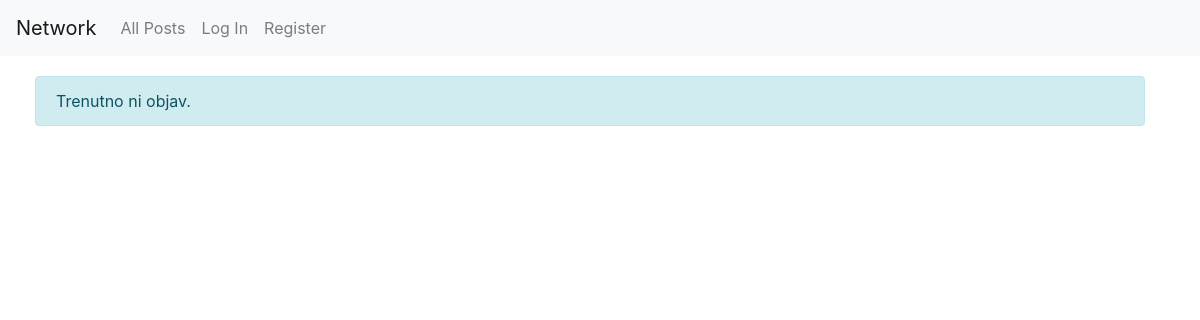
Before: / with the older database file.
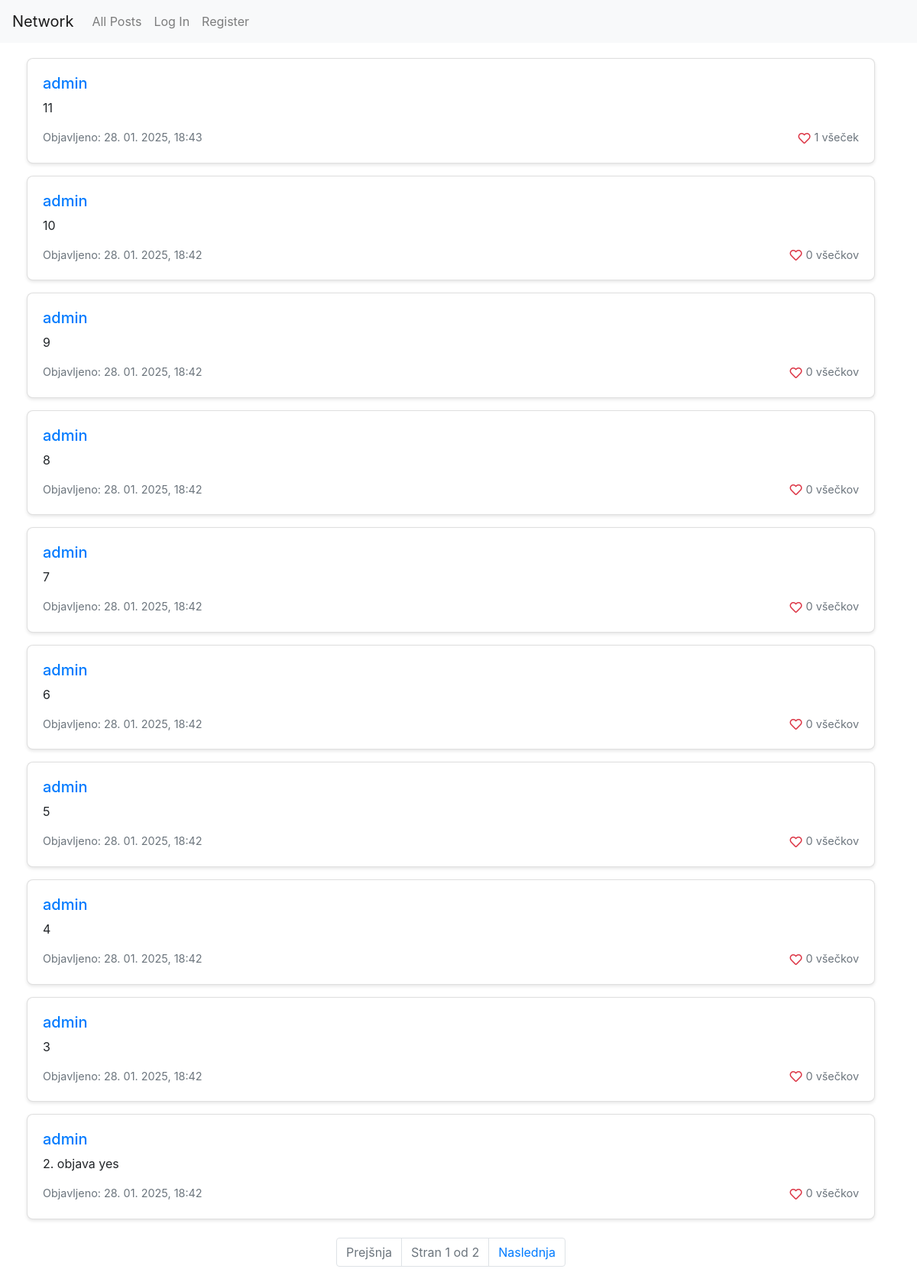
After: the same page with the newer database file.
### network/models.py (models this page shows, shortened)
class Post(models.Model):
    user = models.ForeignKey(User, on_delete=models.CASCADE, related_name="posts")
    content = models.TextField()
    timestamp = models.DateTimeField(auto_now_add=True)
    likes = models.ManyToManyField(User, related_name="liked_posts", blank=True)
    class Meta:
        ordering = ['-timestamp']

class User(AbstractUser):
    followers = models.ManyToManyField(
        'self',
        symmetrical=False,
        related_name='following'
    )

### network/views.py (the view)
# urls.py: path("", views.index, name="index"),
def index(request):
    post_list = Post.objects.all()
    paginator = Paginator(post_list, 10)  # 10 objav na stran
    page_number = request.GET.get('page', 1)
    posts = paginator.get_page(page_number)
    return render(request, "network/index.html", {
        "posts": posts
    })

### network/templatetags/network_extras.py (called while the page is built)
@register.filter
def sklanjaj_vsecke(stevilo):
    if stevilo % 100 == 1:
        return "všeček"
    elif stevilo % 100 == 2:
        return "všečka"
    elif stevilo % 100 == 3 or stevilo % 100 == 4:
        return "všečki"
    else:
        return "všečkov"

### network/templates/network/index.html (shortened to what this page needs)
{% extends "network/layout.html" %}
{% load network_extras %}
{% block body %}
    <div class="posts">
        {% for post in posts %}
            <div class="card mb-3">
                <div class="card-body">
                    <div class="d-flex justify-content-between align-items-start">
                        <h5 class="card-title">
                            <a href="{% url 'profile' post.user.username %}">{{ post.user.username }}</a>
                        </h5>
                    </div>
                    <p class="card-text" id="post-content-{{ post.id }}">{{ post.content }}</p>
                    <div class="card-text d-flex justify-content-between">
                        <small class="text-muted">
                            Objavljeno: {{ post.timestamp|date:"d. m. Y, H:i" }}
                        </small>
                        <small class="text-muted">
                            <button class="btn btn-sm btn-link like-btn p-0" data-post-id="{{ post.id }}">
                                <i class="{% if user in post.likes.all %}fas{% else %}far{% endif %} fa-heart"></i>
                            </button>
                            <span class="likes-count">{{ post.likes.count }}</span> {{ post.likes.count|sklanjaj_vsecke }}
                        </small>
                    </div>
                </div>
            </div>
        {% empty %}
            <div class="alert alert-info">
                Trenutno ni objav.
            </div>
        {% endfor %}
    </div>
    {% include "network/pagination.html" %}
{% endblock %}

### network/templates/network/layout.html (shortened to what this page needs)
{% load static %}
<!DOCTYPE html>
<html lang="en">
    <head>
        <link rel="stylesheet" href="https://stackpath.bootstrapcdn.com/bootstrap/4.4.1/css/bootstrap.min.css">
        <link href="{% static 'network/styles.css' %}" rel="stylesheet">
        <link rel="stylesheet" href="https://cdnjs.cloudflare.com/ajax/libs/font-awesome/5.15.4/css/all.min.css">
    </head>
    <body>
        <nav class="navbar navbar-expand-lg navbar-light bg-light">
            <a class="navbar-brand" href="{% url 'index' %}">Network</a>
            <div>
              <ul class="navbar-nav mr-auto">
                <li class="nav-item">
                  <a class="nav-link" href="{% url 'index' %}">All Posts</a>
                </li>
                {% if user.is_authenticated %}
                    <li class="nav-item">
                        <a class="nav-link" href="{% url 'following' %}">Following</a>
                    </li>
                    <li class="nav-item">
                        <a class="nav-link" href="{% url 'logout' %}">Log Out</a>
                    </li>
                {% else %}
                    <li class="nav-item">
                        <a class="nav-link" href="{% url 'login' %}">Log In</a>
                    </li>
                    <li class="nav-item">
                        <a class="nav-link" href="{% url 'register' %}">Register</a>
                    </li>
                {% endif %}
              </ul>
            </div>
          </nav>
        <div class="container">
            {% block body %}
            {% endblock %}
        </div>
    </body>
</html>

### network/templates/network/pagination.html
{% if posts.paginator.num_pages > 1 %}
<nav aria-label="Navigacija po straneh" class="mt-4">
    <ul class="pagination justify-content-center">
        {% if posts.has_previous %}
            <li class="page-item">
                <a class="page-link" href="?page={{ posts.previous_page_number }}">Prejšnja</a>
            </li>
        {% else %}
            <li class="page-item disabled">
                <span class="page-link">Prejšnja</span>
            </li>
        {% endif %}
        <li class="page-item disabled">
            <span class="page-link">
                Stran {{ posts.number }} od {{ posts.paginator.num_pages }}
            </span>
        </li>
        {% if posts.has_next %}
            <li class="page-item">
                <a class="page-link" href="?page={{ posts.next_page_number }}">Naslednja</a>
            </li>
        {% else %}
            <li class="page-item disabled">
                <span class="page-link">Naslednja</span>
            </li>
        {% endif %}
    </ul>
</nav>
{% endif %}

### network/static/network/styles.css (style rules this page uses)
.container { margin: 20px; }
.card { border-radius: 8px; box-shadow: 0 2px 4px rgba(0,0,0,0.1); }
.card-title { margin-bottom: 0.5rem; color: #007bff; }
.text-muted { font-size: 0.9rem; }
.like-btn { color: #dc3545; text-decoration: none; cursor: pointer; transition: transform 0.1s; }
.like-btn i { font-size: 1rem; }

Changed rows visible on the page:
added Post: user.username "admin", content "11", timestamp "28. 01. 2025, 18:43", likes.count "1", likes.count|sklanjaj_vsecke "všeček"
added Post: user.username "admin", content "10", timestamp "28. 01. 2025, 18:42", likes.count "0", likes.count|sklanjaj_vsecke "všečkov"
added Post: user.username "admin", content "9", timestamp "28. 01. 2025, 18:42", likes.count "0", likes.count|sklanjaj_vsecke "všečkov"
added Post: user.username "admin", content "8", timestamp "28. 01. 2025, 18:42", likes.count "0", likes.count|sklanjaj_vsecke "všečkov"
added Post: user.username "admin", content "7", timestamp "28. 01. 2025, 18:42", likes.count "0", likes.count|sklanjaj_vsecke "všečkov"
added Post: user.username "admin", content "6", timestamp "28. 01. 2025, 18:42", likes.count "0", likes.count|sklanjaj_vsecke "všečkov"
added Post: user.username "admin", content "5", timestamp "28. 01. 2025, 18:42", likes.count "0", likes.count|sklanjaj_vsecke "všečkov"
added Post: user.username "admin", content "4", timestamp "28. 01. 2025, 18:42", likes.count "0", likes.count|sklanjaj_vsecke "všečkov"
added Post: user.username "admin", content "3", timestamp "28. 01. 2025, 18:42", likes.count "0", likes.count|sklanjaj_vsecke "všečkov"
added Post: user.username "admin", content "2. objava yes", timestamp "28. 01. 2025, 18:42", likes.count "0", likes.count|sklanjaj_vsecke "všečkov"
Other visible differences:
{{ posts.number }}: (not shown) → "1"
{{ posts.paginator.num_pages }}: (not shown) → "2"
text no longer shown: "Trenutno ni objav."
text now shown: "Prejšnja Stran od Naslednja"
